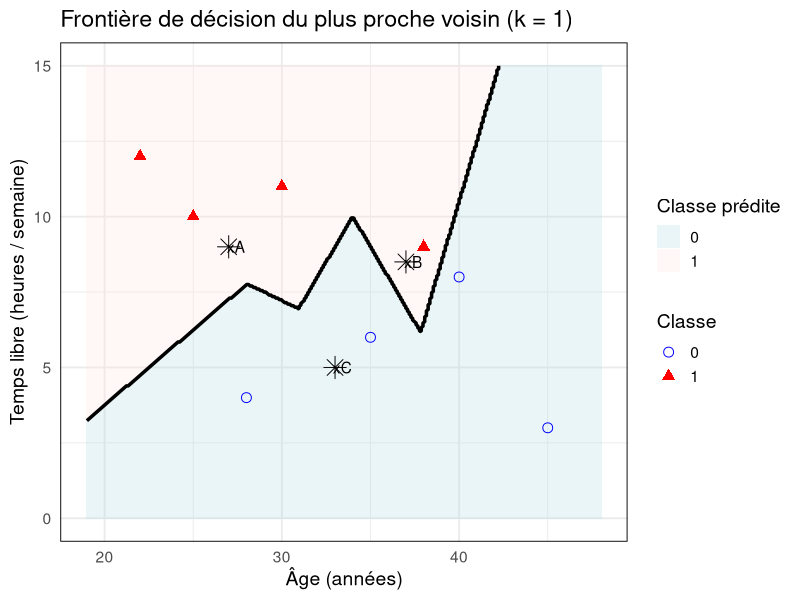
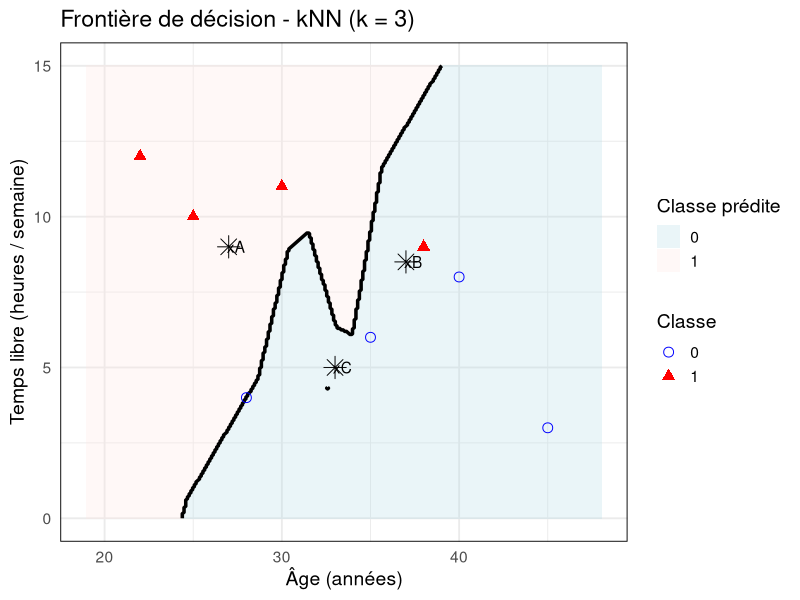
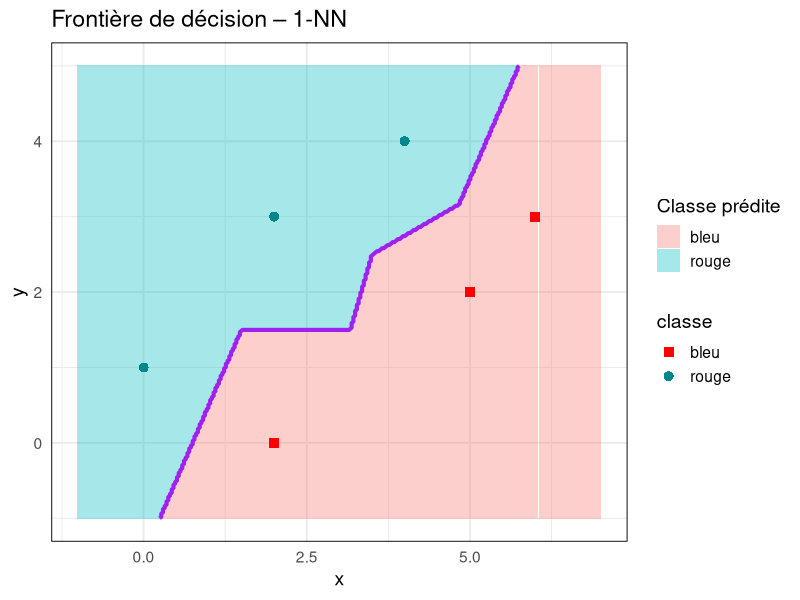
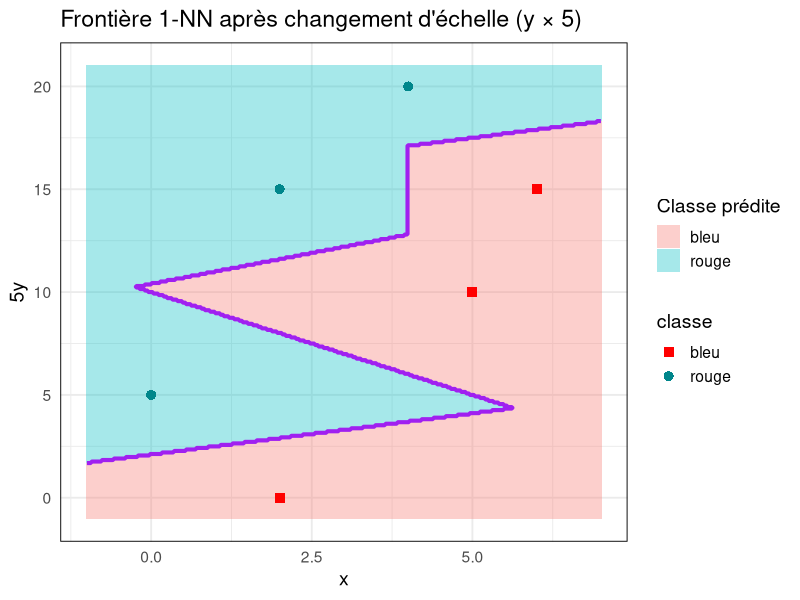
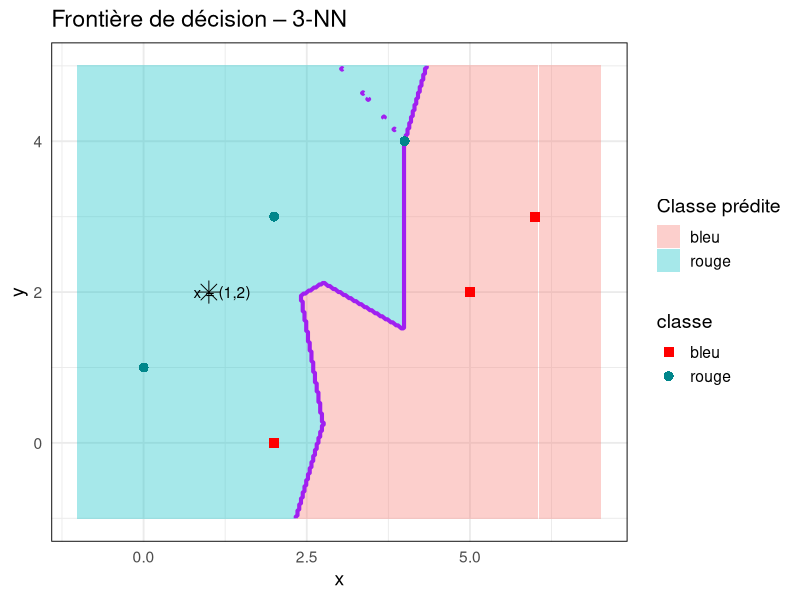
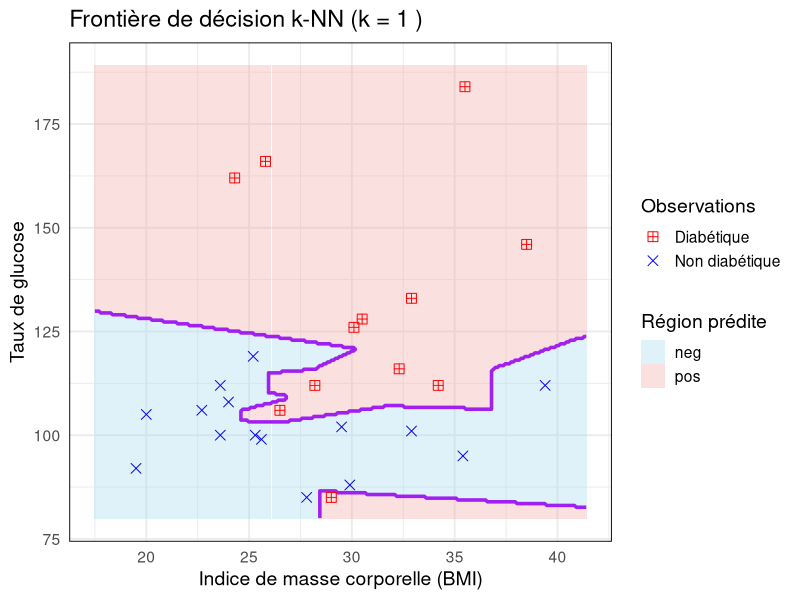
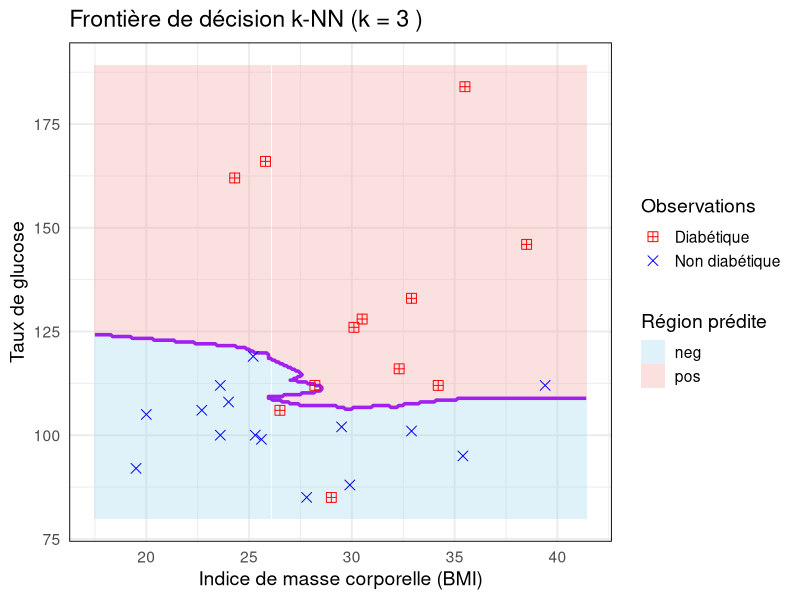
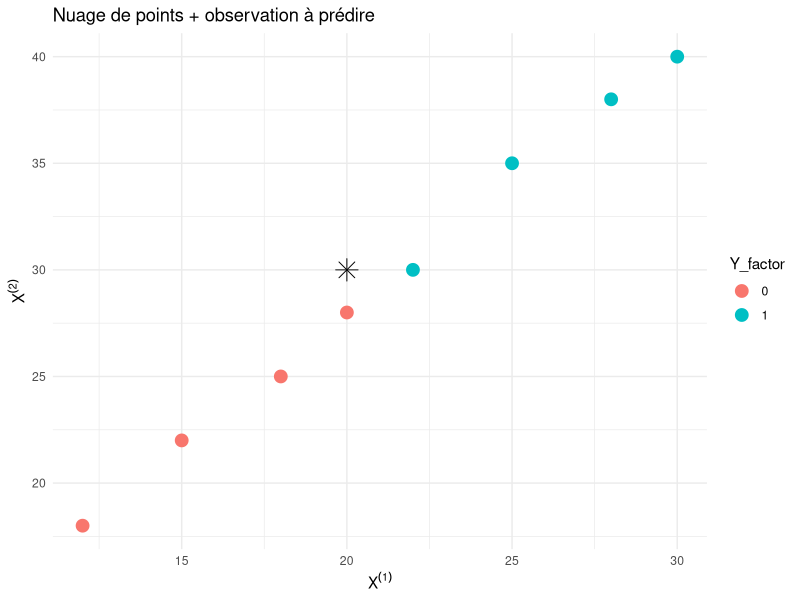

Recreate these plots in R, in order.
library(mlbench)
library(class)
library(dplyr)


# Exercice 1 ####
## 1NN####
library(ggplot2)


# Données observées
df <- data.frame(
  age = c(22, 25, 28, 35, 40, 45, 30, 38),
  temps_libre = c(12, 10, 4, 6, 8, 3, 11, 9),
  Y = factor(c(1, 1, 0, 0, 0, 0, 1, 1))
)



# Nouvelles observations


new_points <- data.frame(
  age = c(27, 37, 33),
  temps_libre = c(9, 8.5, 5),
  label = c("xA", "xB", "xC")
)



# Grille pour frontière k-NN


x_range <- seq(min(df$age)-3,
               max(df$age)+3,
               length.out = 300)

y_range <- seq(min(df$temps_libre)-3,
               max(df$temps_libre)+3,
               length.out = 300)

grid <- expand.grid(
  age = x_range,
  temps_libre = y_range
)



# Prédictions 1-NN


pred <- knn(
  train = df[,c("age","temps_libre")],
  test = grid,
  cl = df$Y,
  k = 1
)

grid$pred <- pred



# Plot final


ggplot() +
  
  # régions colorées
  geom_tile(
    data = grid,
    aes(age, temps_libre, fill = pred),
    alpha = 0.25
  ) +
  
  # frontière plus épaisse
  geom_contour(
    data = grid,
    aes(age, temps_libre,
        z = as.numeric(pred)),
    breaks = 1.5,
    colour = "black",
    linewidth = 1.2
  ) +
  
  # points observés
  geom_point(
    data = df,
    aes(age, temps_libre,
        shape = Y,
        colour = Y),
    size = 3
  ) +
  
  # nouvelles observations
  geom_point(
    data = new_points,
    aes(age, temps_libre),
    shape = 8,
    size = 5,
    colour = "black"
  ) +
  
  geom_text(
    data = new_points,
    aes(age, temps_libre,
        label = label),
    nudge_x = 0.4
  ) +
  
  scale_shape_manual(
    values = c("0" = 1,
               "1" = 17)
  ) +
  
  scale_colour_manual(
    values = c("0" = "blue",
               "1" = "red")
  ) +
  
  scale_fill_manual(
    values = c("0" = "lightblue",
               "1" = "mistyrose")
  ) +
  
  labs(
    title = "Frontière de décision du plus proche voisin (k = 1)",
    x = "Âge (années)",
    y = "Temps libre (heures / semaine)",
    colour = "Classe",
    shape = "Classe",
    fill = "Classe prédite"
  ) +
  
  theme_minimal(base_size = 14) +
  
  theme(
    panel.border = element_rect(
      colour = "black",
      fill = NA
    )
  )

## 3NN ####

x_range <- seq(min(df$age)-3,
               max(df$age)+3,
               length.out = 300)

y_range <- seq(min(df$temps_libre)-3,
               max(df$temps_libre)+3,
               length.out = 300)

grid <- expand.grid(
  age = x_range,
  temps_libre = y_range
)



pred <- knn(
  train = df[,c("age","temps_libre")],
  test = grid,
  cl = df$Y,
  k = 3
)

grid$pred <- pred



# Plot final


ggplot() +
  
  # régions colorées
  geom_tile(
    data = grid,
    aes(age, temps_libre, fill = pred),
    alpha = 0.25
  ) +
  
  # frontière plus épaisse
  geom_contour(
    data = grid,
    aes(age, temps_libre,
        z = as.numeric(pred)),
    breaks = 1.5,
    colour = "black",
    linewidth = 1.2
  ) +
  
  # points observés
  geom_point(
    data = df,
    aes(age, temps_libre,
        shape = Y,
        colour = Y),
    size = 3
  ) +
  
  # nouvelles observations
  geom_point(
    data = new_points,
    aes(age, temps_libre),
    shape = 8,
    size = 5,
    colour = "black"
  ) +
  
  geom_text(
    data = new_points,
    aes(age, temps_libre,
        label = label),
    nudge_x = 0.4
  ) +
  
  scale_shape_manual(
    values = c("0" = 1,
               "1" = 17)
  ) +
  
  scale_colour_manual(
    values = c("0" = "blue",
               "1" = "red")
  ) +
  
  scale_fill_manual(
    values = c("0" = "lightblue",
               "1" = "mistyrose")
  ) +
  
  labs(
    title = "Frontière de décision - kNN (k = 3)",
    x = "Âge (années)",
    y = "Temps libre (heures / semaine)",
    colour = "Classe",
    shape = "Classe",
    fill = "Classe prédite"
  ) +
  
  theme_minimal(base_size = 14) +
  
  theme(
    panel.border = element_rect(
      colour = "black",
      fill = NA
    )
  )


# Exercice 2 ####

library(ggplot2)
library(class)

df <- data.frame(
  x = c(0,2,4,2,5,6),
  y = c(1,3,4,0,2,3),
  classe = factor(c("rouge","rouge","rouge",
                    "bleu","bleu","bleu"))
)

x_test <- data.frame(x = 1, y = 2)


frontiere_knn <- function(data, k){
  
  x_range <- seq(min(data$x)-1,
                 max(data$x)+1,
                 length.out = 300)
  
  y_range <- seq(min(data$y)-1,
                 max(data$y)+1,
                 length.out = 300)
  
  grid <- expand.grid(x = x_range,
                      y = y_range)
  
  grid$pred <- knn(train = data[,c("x","y")],
                   test  = grid,
                   cl    = data$classe,
                   k     = k)
  
  grid
  
}


plot_knn <- function(data, grid, title_plot,
                     add_test_point = FALSE,
                     scaled_axis = FALSE){
  
  p <- ggplot() +
    
    geom_tile(data = grid,
              aes(x, y, fill = pred),
              alpha = 0.35) +
    
    geom_contour(data = grid,
                 aes(x, y,
                     z = as.numeric(pred)),
                 breaks = 1.5,
                 colour = "purple",
                 linewidth = 1.4) +
    
    geom_point(data = data,
               aes(x, y,
                   colour = classe,
                   shape = classe),
               size = 3) +
    
    scale_colour_manual(values = c("bleu" = "red",
                                   "rouge" = "turquoise4")) +
    
    scale_shape_manual(values = c("bleu" = 15,
                                  "rouge" = 16)) +
    
    labs(title = title_plot,
         x = "x",
         y = ifelse(scaled_axis,"5y","y"),
         fill = "Classe prédite") +
    
    theme_minimal(base_size = 14) +
    
    theme(panel.border = element_rect(colour = "black",
                                      fill = NA))
  
  if(add_test_point){
    
    p <- p +
      geom_point(data = x_test,
                 aes(x,y),
                 shape = 8,
                 size = 5) +
      annotate("text",
               x = 1.2,
               y = 2,
               label = "x = (1,2)")
  }
  
  p
  
}


grid_1nn <- frontiere_knn(df, 1)

plot_knn(df,
         grid_1nn,
         "Frontière de décision – 1-NN")


df_scaled <- df
df_scaled$y <- 5 * df_scaled$y

grid_scaled <- frontiere_knn(df_scaled, 1)

plot_knn(df_scaled,
         grid_scaled,
         "Frontière 1-NN après changement d'échelle (y × 5)",
         scaled_axis = TRUE)


grid_3nn <- frontiere_knn(df, 3)

plot_knn(df,
         grid_3nn,
         "Frontière de décision – 3-NN",
         add_test_point = TRUE)



# Classification du point test


knn(
  train = df[,c("x","y")],
  test = x_test,
  cl = df$classe,
  k = 3
)



# Exercice 3 ####
library(mlbench)
library(dplyr)
library(class)
library(ggplot2)


data(PimaIndiansDiabetes)

df <- PimaIndiansDiabetes


set.seed(123)

non_diab <- df %>%
  filter(diabetes == "neg",
         glucose < 120,
         mass < 45,
         mass > 15) %>%
  sample_n(15)

diab <- df %>%
  filter(diabetes == "pos",
         glucose > 80,
         mass > 20,
         mass < 4500) %>%
  sample_n(15)

df_small <- bind_rows(non_diab, diab)

df_small <- df_small[df_small$mass <= 40, ]


df_desc <- df_small[, c("mass","glucose","diabetes")]

df_num <- df_desc[, c("mass","glucose")]


summary_table <- data.frame(
  Variable = names(df_num),
  N_OBS = sapply(df_num, function(x) sum(!is.na(x))),
  Na = sapply(df_num, function(x) sum(is.na(x))),
  Mean = sapply(df_num, mean),
  Std = sapply(df_num, sd),
  Var = sapply(df_num, var),
  Min = sapply(df_num, min),
  Med = sapply(df_num, median),
  Max = sapply(df_num, max)
)

print(summary_table)

table(df_desc$diabetes)
prop.table(table(df_desc$diabetes))


X <- df_small[, c("mass","glucose")]
Y <- df_small$diabetes


x_range <- seq(min(X$mass)-2,
               max(X$mass)+2,
               length.out = 250)

y_range <- seq(min(X$glucose)-5,
               max(X$glucose)+5,
               length.out = 250)

grid <- expand.grid(
  mass = x_range,
  glucose = y_range
)


plot_knn <- function(k){
  
  pred <- knn(
    train = X,
    test = grid,
    cl = Y,
    k = k
  )
  
  grid_df <- data.frame(grid, pred)
  
  
  ggplot() +
    
    geom_tile(
      data = grid_df,
      aes(mass, glucose, fill = pred),
      alpha = 0.35
    ) +
    
    geom_contour(
      data = grid_df,
      aes(mass, glucose,
          z = as.numeric(pred)),
      bins = 1,
      colour = "purple",
      linewidth = 1.21
    ) +
    
    geom_point(
      data = df_small %>% filter(diabetes == "neg"),
      aes(mass, glucose,
          shape = "Non diabétique",
          colour = "Non diabétique"),
      size = 3
    ) +
    
    geom_point(
      data = df_small %>% filter(diabetes == "pos"),
      aes(mass, glucose,
          shape = "Diabétique",
          colour = "Diabétique"),
      size = 3
    ) +
    
    scale_colour_manual(
      values = c("Non diabétique" = "blue",
                 "Diabétique" = "red"),
      name = "Observations"
    ) +
    
    scale_fill_manual(
      values = c("neg" = "#A6DBEF",
                 "pos" = "#F3A6A6"),
      name = "Région prédite"
    ) +
    
    scale_shape_manual(
      values = c("Non diabétique" = 4,
                 "Diabétique" = 12),
      name = "Observations"
    ) +
    
    labs(
      title = paste("Frontière de décision k-NN (k =", k, ")"),
      x = "Indice de masse corporelle (BMI)",
      y = "Taux de glucose"
    ) +
    
    theme_minimal(base_size = 14) +
    
    theme(
      legend.position = "right",
      panel.border = element_rect(
        colour = "black",
        fill = NA
      )
    )
  
}


par(mfrow = c(1,2))

print(plot_knn(1))
print(plot_knn(3))

par(mfrow = c(1,1))



# Exercice 5 ####
library(class)
library(ggplot2)
library(dplyr)



# 1. Données


df <- data.frame(
  X1 = c(12,15,18,22,25,28,30,20),
  X2 = c(18,22,25,30,35,38,40,28),
  Y  = c(0,0,0,1,1,1,1,0)
)

df$Y_factor <- factor(df$Y)

x_new <- data.frame(X1 = 20, X2 = 30)



# 2. Représentation graphique


ggplot(df, aes(X1, X2, colour = Y_factor)) +
  geom_point(size = 4) +
  geom_point(data = x_new,
             aes(X1, X2),
             colour = "black",
             shape = 8,
             size = 5) +
  labs(
    title = "Nuage de points + observation à prédire",
    x = expression(X^{(1)}),
    y = expression(X^{(2)})
  ) +
  theme_minimal()



# 3. Calcul des distances


distance <- function(a, b) {
  sqrt((a[1]-b[1])^2 + (a[2]-b[2])^2)
}

df$distance <- apply(
  df[,1:2],
  1,
  function(z) distance(z, x_new)
)

df <- df %>% arrange(distance)

print(df)



# 4. Classification 3-NN


k3_neighbors <- df[1:3,]

print(k3_neighbors)

table(k3_neighbors$Y)

pred_3NN <- names(which.max(table(k3_neighbors$Y)))

cat("Classe prédite (3-NN) :", pred_3NN, "\n")



# 5. Classification 5-NN


k5_neighbors <- df[1:5,]

print(k5_neighbors)

table(k5_neighbors$Y)

pred_5NN <- names(which.max(table(k5_neighbors$Y)))

cat("Classe prédite (5-NN) :", pred_5NN, "\n")



# 6. Méthode epsilon-voisins


epsilon <- 6

eps_neighbors <- df %>%
  filter(distance <= epsilon)

print(eps_neighbors)

table(eps_neighbors$Y)

pred_eps <- names(which.max(table(eps_neighbors$Y)))

cat("Classe prédite (epsilon = 6) :", pred_eps, "\n")



# 7. Influence de epsilon


epsilon_values <- c(3, 10)

for(eps in epsilon_values){
  
  cat("\n----------------------------\n")
  cat("epsilon =", eps, "\n")
  
  neigh <- df %>%
    filter(distance <= eps)
  
  print(neigh)
  
  if(nrow(neigh) == 0){
    
    cat("Aucun voisin disponible\n")
    
  } else {
    
    pred <- names(which.max(table(neigh$Y)))
    
    cat("Classe prédite :", pred, "\n")
    
  }
  
}



# 8. Illustration graphique epsilon-voisins


epsilon <- 6


theta <- seq(0, 2*pi, length.out = 200)

circle_df <- data.frame(
  x = x_new$X1 + epsilon * cos(theta),
  y = x_new$X2 + epsilon * sin(theta)
)

ggplot(df, aes(X1, X2)) +
  
  geom_point(aes(colour = Y_factor),
             size = 4) +
  
  geom_point(data = x_new,
             aes(X1, X2),
             shape = 8,
             size = 5) +
  
  geom_path(
    data = circle_df,
    aes(x, y),
    colour = "black",
    linetype = "dashed"
  ) +
  
  labs(
    title = paste("Voisinage epsilon =", epsilon),
    x = expression(X^{(1)}),
    y = expression(X^{(2)})
  ) +
  
  theme_minimal()



# 9. Comparaison automatique k-NN vs epsilon-voisins


compare_method <- function(k, eps){
  
  pred_knn <- knn(
    train = df[,1:2],
    test  = x_new,
    cl    = df$Y_factor,
    k     = k
  )
  
  neigh_eps <- df %>%
    filter(distance <= eps)
  
  pred_eps <- ifelse(
    nrow(neigh_eps) == 0,
    NA,
    names(which.max(table(neigh_eps$Y)))
  )
  
  cat("\nComparaison méthodes\n")
  cat("k =", k, "->", pred_knn, "\n")
  cat("epsilon =", eps, "->", pred_eps, "\n")
  
}

compare_method(3,6)
